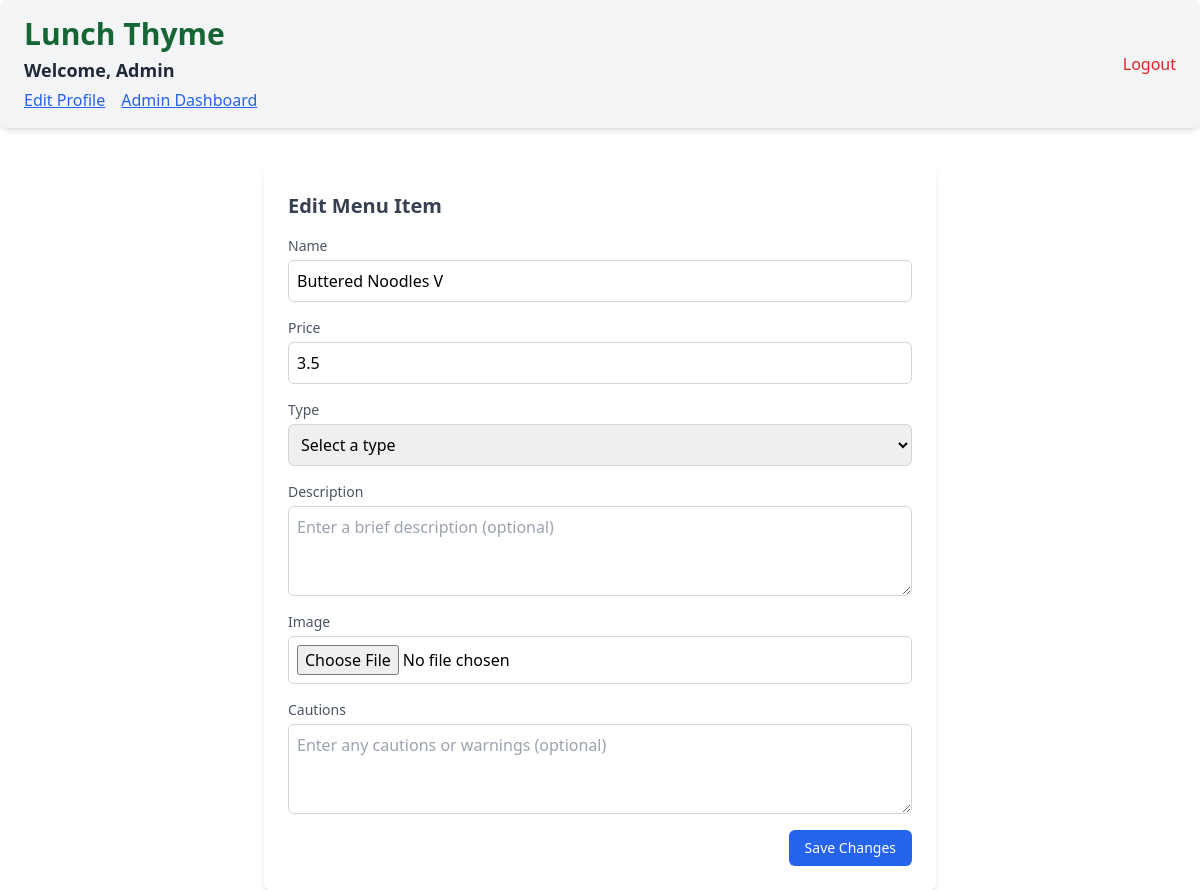
The page /edit-menu/1 (signed in) on the database its author committed.
### app/models.py (models this page shows, shortened)
class Parent(UserMixin,db.Model):
    __tablename__ = 'parents'
    id = db.Column(db.Integer, primary_key=True, autoincrement=True)
    email = db.Column(db.String(120), unique=True, nullable=False)
    password_hash = db.Column(db.String(128), nullable=False)
    first_name = db.Column(db.String(50), nullable=False)
    last_name = db.Column(db.String(50), nullable=False)
    address = db.Column(db.String(255), nullable=False)
    state = db.Column(db.String(50), nullable=False)
    city = db.Column(db.String(50), nullable=False)
    zip_code = db.Column(db.String(10), nullable=False)
    is_admin = db.Column(db.Boolean, nullable=False, default=False)
    home_phone = db.Column(db.String(15), nullable=True)
    cell_phone = db.Column(db.String(15), nullable=False)
    work_phone = db.Column(db.String(15), nullable=True)
    children = db.relationship('Child', back_populates='parent', cascade='all, delete-orphan')
    orders = db.relationship('Order', back_populates='parent', cascade='all, delete-orphan')

class MenuItem (db.Model):
    __tablename__ = 'menu_items'
    id = db.Column(db.Integer, primary_key=True, autoincrement=True)
    name = db.Column(db.String(100), nullable=False)
    price = db.Column(db.Float, nullable=False)
    type = db.Column(db.String(20), nullable=False)
    description = db.Column(db.Text, nullable=True)
    img_url = db.Column(db.String(255), nullable=True)
    cautions = db.Column(db.Text, nullable=True)

### app/routes/admin.py (the view)
@admin.route('/edit-menu/<int:id>', methods=['GET'])
@login_required
def edit_menu(id):
    if not current_user.is_admin:
        return redirect('/')
    menu = MenuItem.query.get(id)
    return render_template('edit-menu-item.html', menu=menu)

### app/templates/edit-menu-item.html (shortened to what this page needs)
{% extends "_layout.html" %}
{% block content %}
<div class="max-w-2xl mx-auto mt-10 p-6 bg-white shadow-md rounded-md">
  <h2 class="text-xl font-semibold mb-4 text-gray-700">Edit Menu Item</h2>
  <form action="/edit-menu/{{ menu.id }}" method="POST" enctype="multipart/form-data">
    <div class="mb-4">
      <label for="name" class="block text-sm font-medium text-gray-600">Name</label>
      <input type="text" id="name" name="name"
        class="mt-1 block w-full p-2 border border-gray-300 rounded-md focus:ring-blue-500 focus:border-blue-500"
        placeholder="Enter item name" required value="{{ menu.name }}" />
    </div>
    <div class="mb-4">
      <label for="price" class="block text-sm font-medium text-gray-600">Price</label>
      <input type="number" step="0.01" min="0" id="price" name="price"
        class="mt-1 block w-full p-2 border border-gray-300 rounded-md focus:ring-blue-500 focus:border-blue-500"
        placeholder="Enter item price" required value="{{ menu.price }}" required />
    </div>
    <div class="mb-4">
      <label for="type" class="block text-sm font-medium text-gray-600">Type</label>
      <select id="type" name="type"
        class="mt-1 block w-full p-2 border border-gray-300 rounded-md focus:ring-blue-500 focus:border-blue-500"
        required>
        <option value="{{ menu.type }}" disabled selected>Select a type</option>
      </select>
    </div>
    <div class="mb-4">
      <label for="description" class="block text-sm font-medium text-gray-600">Description</label>
      <textarea id="description" name="description" rows="3"
        class="mt-1 block w-full p-2 border border-gray-300 rounded-md focus:ring-blue-500 focus:border-blue-500"
        placeholder="Enter a brief description (optional)"></textarea>
    </div>
    <div class="mb-4">
      <label for="img_url" class="block text-sm font-medium text-gray-600">Image</label>
      <input type="file" id="img_url" name="img"
        class="mt-1 block w-full p-2 border border-gray-300 rounded-md focus:ring-blue-500 focus:border-blue-500"
        accept="image/*" />
    </div>
    <div class="mb-4">
      <label for="cautions" class="block text-sm font-medium text-gray-600">Cautions</label>
      <textarea id="cautions" name="cautions" rows="3"
        class="mt-1 block w-full p-2 border border-gray-300 rounded-md focus:ring-blue-500 focus:border-blue-500"
        placeholder="Enter any cautions or warnings (optional)"></textarea>
    </div>
    <div class="flex justify-end">
      <button type="submit"
        class="px-4 py-2 bg-blue-600 text-white text-sm font-medium rounded-md hover:bg-blue-700 focus:outline-none focus:ring-2 focus:ring-offset-2 focus:ring-blue-500">
        Save Changes
      </button>
    </div>
  </form>
</div>
{% endblock %}

### app/templates/_layout.html (shortened to what this page needs)
<!DOCTYPE html>
<html lang="en">
<head>
    <script src="https://cdn.tailwindcss.com"></script>
</head>
<body>
    <div class="flex flex-col items-center justify-center h-fit">
        {% if current_user.is_authenticated %}
        <div class="bg-gray-100 flex justify-between items-center px-6 py-4 shadow-md rounded-lg w-full">
            <div class="flex flex-col gap-1">
                <h1 class="text-3xl font-semibold text-green-800">
                    Lunch Thyme
                </h1>
              <h1 class="text-lg font-semibold text-gray-800">
                Welcome, {{ current_user.first_name }}
              </h1>
              <div class="flex gap-4">
                <a href="/edit-profile" class="text-blue-600 hover:text-blue-800 underline">
                  Edit Profile
                </a>
                {% if current_user.is_admin %}
                <a href="/admin-dashboard" class="text-blue-600 hover:text-blue-800 underline">
                  Admin Dashboard
                </a>
                {% endif %}
              </div>
            </div>
            <a href="{{ url_for('auth.logout') }}" class="text-red-600 hover:text-red-800 font-medium">
              Logout
            </a>
          </div>
        {% endif %}
    </div>
    {% block content %}{% endblock %}
</body>
</html>

### rows shown on the page
Parent: first_name "Admin"
MenuItem: name "Buttered Noodles V", price "3.5"
